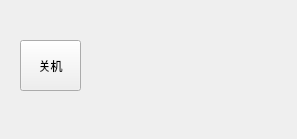
<?xml version="1.0" encoding="UTF-8"?>
<ui version="4.0">
 <class>Form</class>
 <widget class="QWidget" name="Form">
  <property name="geometry">
   <rect>
    <x>0</x>
    <y>0</y>
    <width>297</width>
    <height>139</height>
   </rect>
  </property>
  <property name="windowTitle">
   <string>Form</string>
  </property>
  <widget class="QPushButton" name="pushButton">
   <property name="geometry">
    <rect>
     <x>20</x>
     <y>40</y>
     <width>61</width>
     <height>51</height>
    </rect>
   </property>
   <property name="text">
    <string>关机</string>
   </property>
  </widget>
 </widget>
 <resources/>
 <connections/>
</ui>
